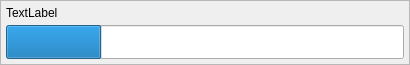
<?xml version="1.0" encoding="UTF-8"?>
<ui version="4.0">
 <class>ActionProgressWidget</class>
 <widget class="QWidget" name="ActionProgressWidget">
  <property name="geometry">
   <rect>
    <x>0</x>
    <y>0</y>
    <width>410</width>
    <height>65</height>
   </rect>
  </property>
  <property name="sizePolicy">
   <sizepolicy hsizetype="Fixed" vsizetype="Fixed">
    <horstretch>0</horstretch>
    <verstretch>0</verstretch>
   </sizepolicy>
  </property>
  <property name="minimumSize">
   <size>
    <width>410</width>
    <height>65</height>
   </size>
  </property>
  <property name="maximumSize">
   <size>
    <width>410</width>
    <height>65</height>
   </size>
  </property>
  <property name="contextMenuPolicy">
   <enum>Qt::NoContextMenu</enum>
  </property>
  <property name="windowTitle">
   <string/>
  </property>
  <layout class="QVBoxLayout" name="verticalLayout">
   <property name="spacing">
    <number>0</number>
   </property>
   <property name="margin">
    <number>0</number>
   </property>
   <item>
    <widget class="QFrame" name="frame">
     <property name="frameShape">
      <enum>QFrame::StyledPanel</enum>
     </property>
     <property name="frameShadow">
      <enum>QFrame::Raised</enum>
     </property>
     <layout class="QVBoxLayout" name="verticalLayout_2">
      <property name="spacing">
       <number>5</number>
      </property>
      <property name="margin">
       <number>5</number>
      </property>
      <item>
       <widget class="QLabel" name="label">
        <property name="sizePolicy">
         <sizepolicy hsizetype="Preferred" vsizetype="Fixed">
          <horstretch>0</horstretch>
          <verstretch>0</verstretch>
         </sizepolicy>
        </property>
        <property name="text">
         <string>TextLabel</string>
        </property>
       </widget>
      </item>
      <item>
       <widget class="QProgressBar" name="progressBar">
        <property name="sizePolicy">
         <sizepolicy hsizetype="Expanding" vsizetype="Expanding">
          <horstretch>0</horstretch>
          <verstretch>0</verstretch>
         </sizepolicy>
        </property>
        <property name="value">
         <number>24</number>
        </property>
        <property name="textVisible">
         <bool>false</bool>
        </property>
       </widget>
      </item>
     </layout>
    </widget>
   </item>
  </layout>
 </widget>
 <resources/>
 <connections/>
</ui>
